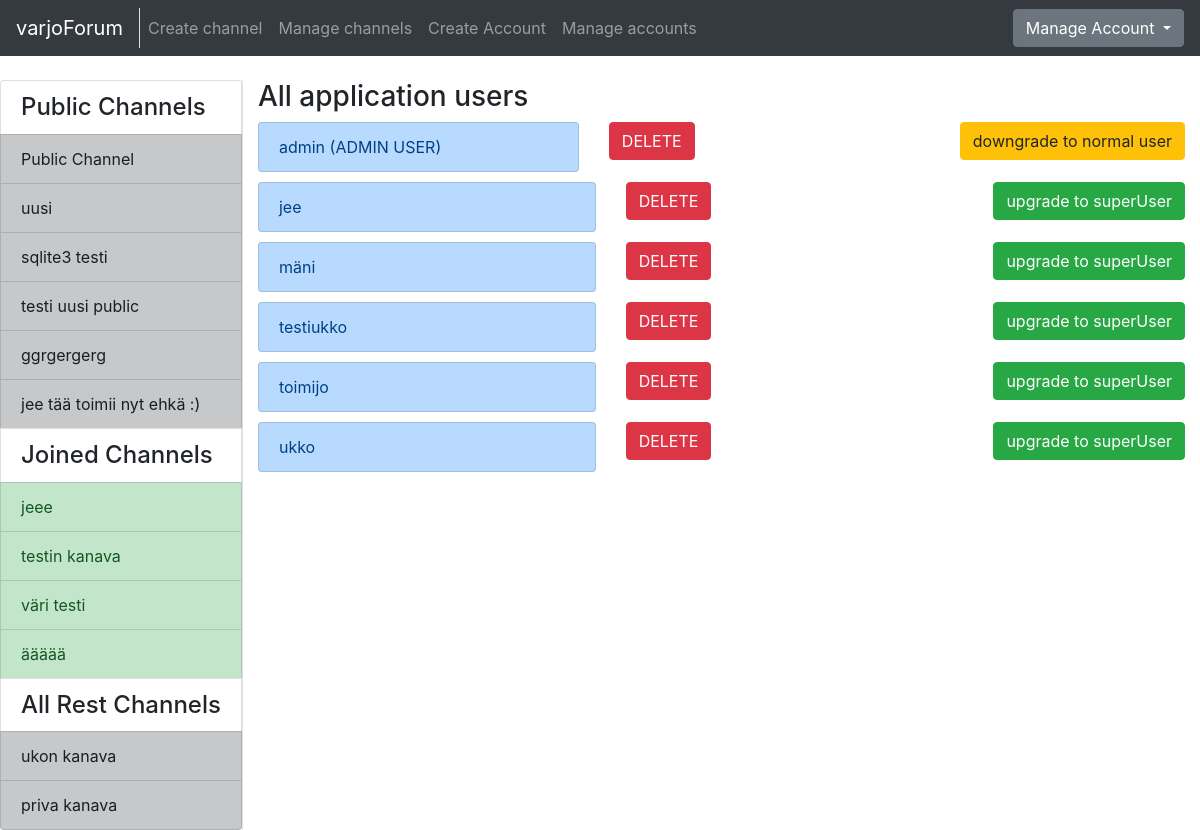
Page /auth/allAccount/ (signed in) on the committed database.
### application/channels/models.py (models this page shows, shortened)
class Channel(Base):
    name = db.Column(db.String(144), nullable=False)
    introduction = db.Column(db.Text, nullable=False)
    master_id = db.Column(db.Integer, nullable=False)
    public = db.Column(db.Boolean, nullable=False)
    messages = db.relationship("Message", backref='Channel', lazy=True)
    accounts = db.relationship('Account', secondary=accounts, lazy='subquery',
        backref=db.backref('channels', lazy=True))
    @staticmethod
    def get_my_channels(account_id):
        stmt = text("SELECT Channel.id, Channel.name, Channel.master_id"
                    " FROM Channel, Account, Accounts"
                    " WHERE Channel.id = Accounts.channel_id"
                    " AND Channel.public = False"
                    " AND Account.id = Accounts.account_id"
                    " AND Account.id = :account_id"
                    " ORDER BY Channel.name").params(account_id=account_id)
        res = db.engine.execute(stmt)
        response = []
        for row in res:
            response.append({"channel_id":row[0], "channel_name":row[1], "master_id":row[2]})
        return response
    @staticmethod
    def get_channels_where_not_in(account_id):
        stmt = text("SELECT channel.id, channel.name, channel.public"
                    " FROM Channel"
                    " WHERE Channel.id NOT IN ("
                        " SELECT Channel.id"
                            " FROM Channel, Account, Accounts"
                            " WHERE Channel.id = Accounts.channel_id"
                            " AND Account.id = Accounts.account_id"
                            " AND Account.id = :account_id"
                            " )").params(account_id=account_id)
        res = db.engine.execute(stmt)
        response = []
        for row in res:
            response.append({"id":row[0], "name":row[1], "public":row[2]})
        return response
    @staticmethod
    def get_all_publics():
        stmt = text("SELECT Channel.id, Channel.name"
                    " FROM Channel"
                    " WHERE Channel.public = True")
        res = db.engine.execute(stmt)
        response = []
        for row in res:
            response.append({"id":row[0], "name":row[1]})
        return response

### application/auth/models.py (models this page shows, shortened)
class Account(Base):
    username = db.Column(db.String(144), nullable=False)
    password = db.Column(db.String(144), nullable=False)
    motto = db.Column(db.String(144), nullable=False)
    admin = db.Column(db.Boolean, nullable=False)
    email = db.Column(db.String(144), nullable=False)
    messages = db.relationship("Message", backref='account', lazy=True)
    comments = db.relationship("Comment", backref='account', lazy=True)

### application/auth/views.py (the view)
@app.route("/auth/allAccount/", methods=["GET"])
@login_required
def account_list():
    if current_user.admin == False:
        return redirect(url_for("messages_index"))
    if request.method == "GET":
        return render_template("auth/list.html",
                                accounts = Account.query.order_by(Account.username).all(),
                                my_channels=Channel.get_my_channels(current_user.id),
                                all_channels=Channel.get_channels_where_not_in(current_user.id),
                                public_channels=Channel.get_all_publics())

### application/__init__.py (called while the page is built)
@login_manager.user_loader
def load_user(account_id):
  return Account.query.get(account_id)

### application/templates/auth/list.html
{% extends "layout.html" %}
{% block body %}
<h3>All application users</h3>
  <div class="list-group">
    {% for account in accounts %}
    {% if not account.id == current_user.id %}
    <div class="row" style="padding-bottom: 10px">
      <div class="col">
        {% if account.admin == True and not account.id == current_user.id %}
        <p class="list-group-item list-group-item-primary">
          {{ account.username }} (ADMIN USER)
        </p>
        {% else %}
        <p class="list-group-item list-group-item-primary">
          {{ account.username }}
        </p>
        {% endif %}
      </div>
      <div class="col">
        <form method="POST" action="{{ url_for('accounts_delete', account_id=account.id) }}" name="accountform">
          <button type="submit" class="btn btn-danger">DELETE</button>
        </form>
      </div>
      <div class="col-md-auto">
        {% if account.admin == True %}
        <form action="{{ url_for('admin_changer', account_id=account.id, direction='down') }}" method="POST">
          <button type="submit" class="btn btn-warning">
            downgrade to normal user
          </button>
        </form>
        {% else %}
        <form action="{{ url_for('admin_changer', account_id=account.id, direction='up') }}" method="POST">
          <button type="submit" class="btn btn-success">
            upgrade to superUser
          </button>
        </form>
        {% endif %}
      </div>
    </div>
    {% endif %}
    {% endfor %}
  </div>
{% endblock %}

### application/templates/layout.html (shortened to what this page needs)
<!DOCTYPE html>
  <html>
    <head>
      <link rel="stylesheet" href="https://maxcdn.bootstrapcdn.com/bootstrap/4.0.0/css/bootstrap.min.css">
    </head>
    <body>
      <nav class="navbar navbar-expand-md navbar-dark bg-dark mb-4">
        <div class="border-right">
          <a class="navbar-brand" href="{{ url_for('index') }}">varjoForum</a>
        </div>
        <div class="collapse navbar-collapse" id="navbarCollapse">
          <ul class="navbar-nav mr-auto">
            {% if current_user.is_authenticated %}
              <li class="nav-item">
                <a class="nav-link" href="{{ url_for('channels_create') }}">Create channel</a>
              </li>
            {% endif %}
            {% if current_user.admin == True %}
              <li class="nav-item">
                <a href="{{ url_for('channel_manager') }}" class="nav-link">Manage channels</a>
              </li>
              <li class="nav-item">
                <a href="{{ url_for('account_create') }}" class="nav-link">Create Account</a>
              </li>
              <li class="nav-item">
                <a class="nav-link" href="{{ url_for('account_list') }}">Manage accounts</a>
              </li>
            {% endif %}
          </ul>
            {% if current_user.is_authenticated %}
            <div class="btn-group">
              <button type="button" class="btn btn-secondary dropdown-toggle" data-toggle="dropdown" aria-haspopup="true" aria-expanded="false">
                  Manage Account
              </button>
            </div>
            {% else %}
            <a class="btn btn-success" href="{{ url_for('auth_login') }}">Login</a>
            {% endif %}
        </div>
      </nav>
      <div class="container-fluid" >
        <div class="row">
            <div class="border-right">
              <div class="col-sx" >
                <div style="float: left">
                  <div class="list-group">
                  {% if current_user.is_authenticated %}
                    <h4 class="list-group-item">Public Channels</h4>
                    {% for public in public_channels %}
                      <a href="{{ url_for('one_channel_index', channel_id=public.id, sort='first') }}"
                          class="list-group-item list-group-item-action list-group-item-dark">
                        {{ public.name }}
                      </a>
                    {% endfor %}
                    {% if my_channels %}
                      <h4 class="list-group-item">Joined Channels</h4>
                    {% endif %}
                    {% for my_channel in my_channels %}
                      {% if my_channel.master_id == current_user.id %}
                      <a href="{{ url_for('one_channel_index', channel_id=my_channel.channel_id, sort='first') }}"
                          class="list-group-item list-group-item-action list-group-item-success">
                        {{ my_channel.channel_name }}
                      </a>
                      {% else %}
                      <a href="{{ url_for('one_channel_index', channel_id=my_channel.channel_id, sort='first') }}"
                          class="list-group-item list-group-item-action list-group-item-dark">
                        {{ my_channel.channel_name }}
                      </a>
                      {% endif %}
                    {% endfor %}
                    <h4 class="list-group-item">All Rest Channels</h4>
                {% else %}
                {% if all_channels %}
                <h4 class="list-group-item">All Channels</h4>
                {% endif %}
                {% endif %}
                {% for channel in all_channels %}
                  {% if channel.public == False %}
                  <a href="{{ url_for('one_channel_index', channel_id=channel.id, sort='first') }}"
                      class="list-group-item list-group-item-action list-group-item-dark">
                    {{ channel.name }}
                  </a>
                  {% endif %}
                {% endfor %}
              </div>
              </div>
              </div>
          </div>
          <div class="col">
            {% block body %}{% endblock %}
          </div>
        </div>
    </body>
  </html>

### rows in the picture
Channel: name "Public Channel"
Channel: name "uusi"
Channel: name "sqlite3 testi"
Channel: name "testi uusi public"
Channel: name "ggrgergerg"
Channel: name "jee tää toimii nyt ehkä :)"
Channel: channel_name "jeee"
Channel: channel_name "testin kanava"
Channel: channel_name "väri testi"
Channel: channel_name "äääää"
Channel: name "ukon kanava"
Channel: name "priva kanava"
Account: username "admin"
Account: username "jee"
Account: username "mäni"
Account: username "testiukko"
Account: username "toimijo"
Account: username "ukko"
